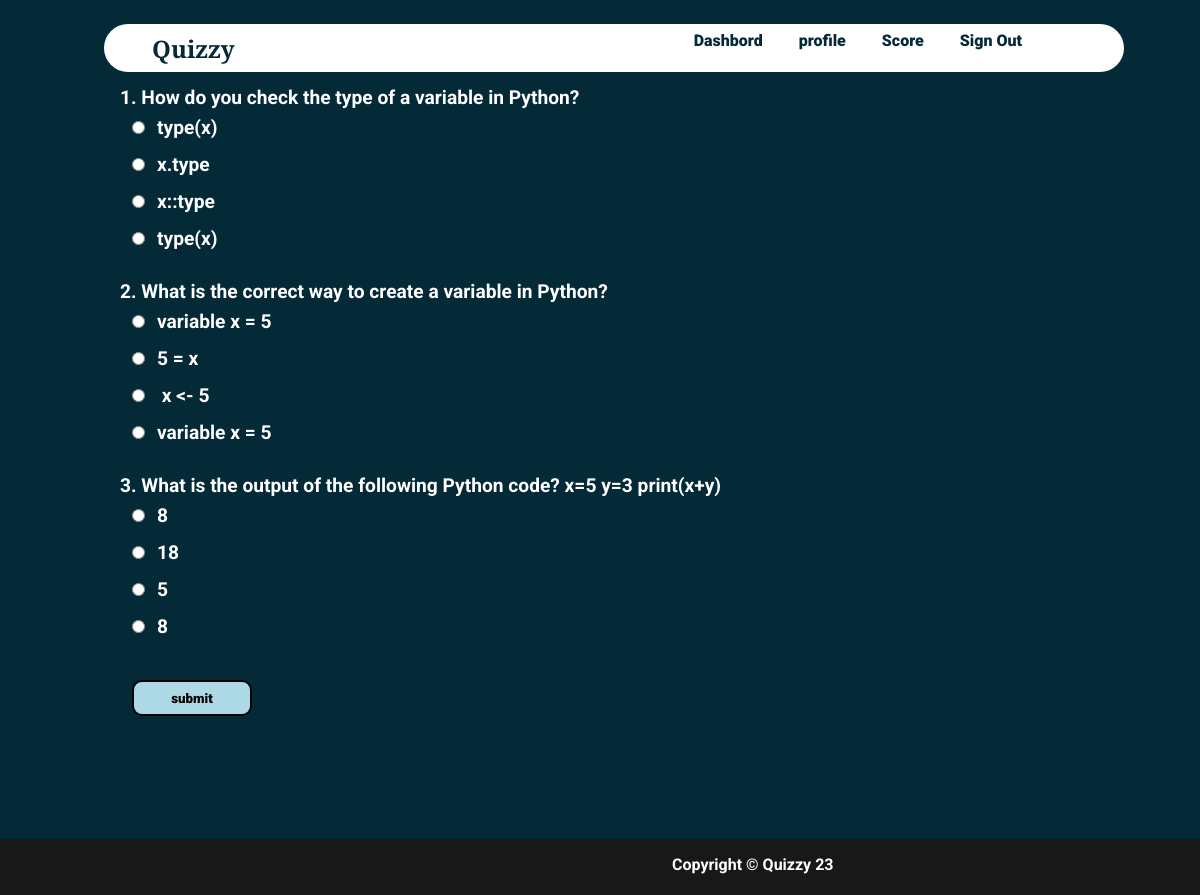
/takeq.php?qid=7 (signed in), run on the app's committed database.
### tables this page shows
CREATE TABLE IF NOT EXISTS `questions` (
  `qs` varchar(200) NOT NULL,
  `op1` varchar(30) NOT NULL,
  `op2` varchar(30) NOT NULL,
  `op3` varchar(30) NOT NULL,
  `answer` varchar(30) NOT NULL,
  `quizid` int NOT NULL,
  UNIQUE KEY `qs` (`qs`),
  KEY `quizid` (`quizid`),
  KEY `quizid_2` (`quizid`),
  KEY `quizid_3` (`quizid`)
);

### takeq.php (the view, shortened to what this page needs)
<html>
<head>
</head>
<?php
require_once 'sql.php';
                $conn = mysqli_connect($servername, $username, $password, $dbname);if (!$conn) {
    echo "<script>alert(\"Database error retry after some time !\")</script>";
}
?>
<body style="margin: 0 !important;height:auto;font-weight: bolder !important;font-family: 'Roboto', sans-serif;color: #fff">
    <div style="background-color: #042A38;height: auto;">
    <div class="navbar" style="display: grid;width: 85%;height:3rem;color:#042A38;position:fixed;border-radius:10rem;margin-top:1.5rem;margin-left:6.5rem;font-weight:bolder;">
    <section style="margin-left: 3rem;height:3rem;display:grid;padding-top: 8px;padding-bottom: 3px; font-size: 1.5rem;font-family: 'Libre Baskerville', serif;">Quizzy</section>
    <ul style="display: inline-flex;padding: 0 !important;margin-top: 0;float: right;right: 10rem;top:0.8rem;position: fixed;width: 50vw;">
                <li onclick="dash()">Dashbord</li>
                <li onclick="prof()">profile</li>
                <li onclick="score()">Score</li>
                <li onclick="lo()">Sign Out</li>
            </ul>
        </div><br><br>
        <section style="margin-top: 4vw;width:80vw;margin-left:10vw;margin-right:10vw;font-size:1.2rem;">
        <?php
        if(isset($_GET["qid"])){
        $qid=$_GET["qid"];
            $sql ="select * from questions where quizid='{$qid}'";
            $res=mysqli_query($conn,$sql);
            if($res)
            {
                if(mysqli_num_rows($res)==0)
                {
                    echo "No questions found under this quiz please come later";
                }else{
                $i=1;
                $j=0;
                echo "<form method=\"POST\">";
                while ($row = mysqli_fetch_assoc($res)) {
                    echo $i.". ".$row["qs"]."<br>";
                    echo "<input type=\"radio\" value=\"".$j."\" name=\"ans".$i.$j."\">".$row["op1"]."<br>";
                    echo "<input type=\"radio\" value=\"".($j+1)."\" name=\"ans".$i.$j."\">".$row["op2"]."<br>";
                    echo "<input type=\"radio\" value=\"".($j+2)."\"name=\"ans".$i.$j."\">".$row["op3"]."<br>";
                    echo "<input type=\"radio\"value=\"".($j+3)."\" name=\"ans".$i.$j."\">".$row["answer"]."<br><br>";
                    $i++;
                }
                echo "<input id=\"btn\" type=\"submit\" name=\"submit\" value=\"submit\"><br><br><br>";
                echo "</form><br><br>";
            }
            }
            else
            {
                echo "error".mysqli_error($conn).".";
            }
     } ?>
        </section>
    </div>
    <footer class="footer" style= "background: black; opacity: 0.9;  font-size: 1rem; height: 3.5rem;display:flex;">
        <div class="footer_copyright" style=" text-align: center;position:absolute; margin-left:42rem; color:white;" >
             <p style="padding-top: 0.01rem;">Copyright &copy; Quizzy 23</p>
        </div>
    </footer>
</body>
</html>

### takeq.php (style rules this page uses)
li { margin: 1.5vw; font-size: 1rem !important; font-weight: 2vw !important; }
ul { list-style: none; width: auto !important; }
.navbar { background-color:#fff !important; font-size: 1.5vw; position: fixed; }
input { margin:1vw; }
#btn { height: 3vw;width: 10vw;font-family: 'Roboto', sans-serif;font-weight:bolder;border-radius: 10px;border: 2px solid black;background-color: lightblue; }

### data on the page
questions: qs "How do you check the type of a variable in Python?", op1 "type(x)", op2 "x.type", op3 "x::type", answer "type(x)"
questions: qs "What is the correct way to create a variable in Python?", op1 "variable x = 5", op2 "5 = x", op3 "x <- 5", answer "variable x = 5"
questions: qs "What is the output of the following Python code? x=5 y=3 print(x+y)", op1 "8", op2 "18", op3 "5", answer "8"
